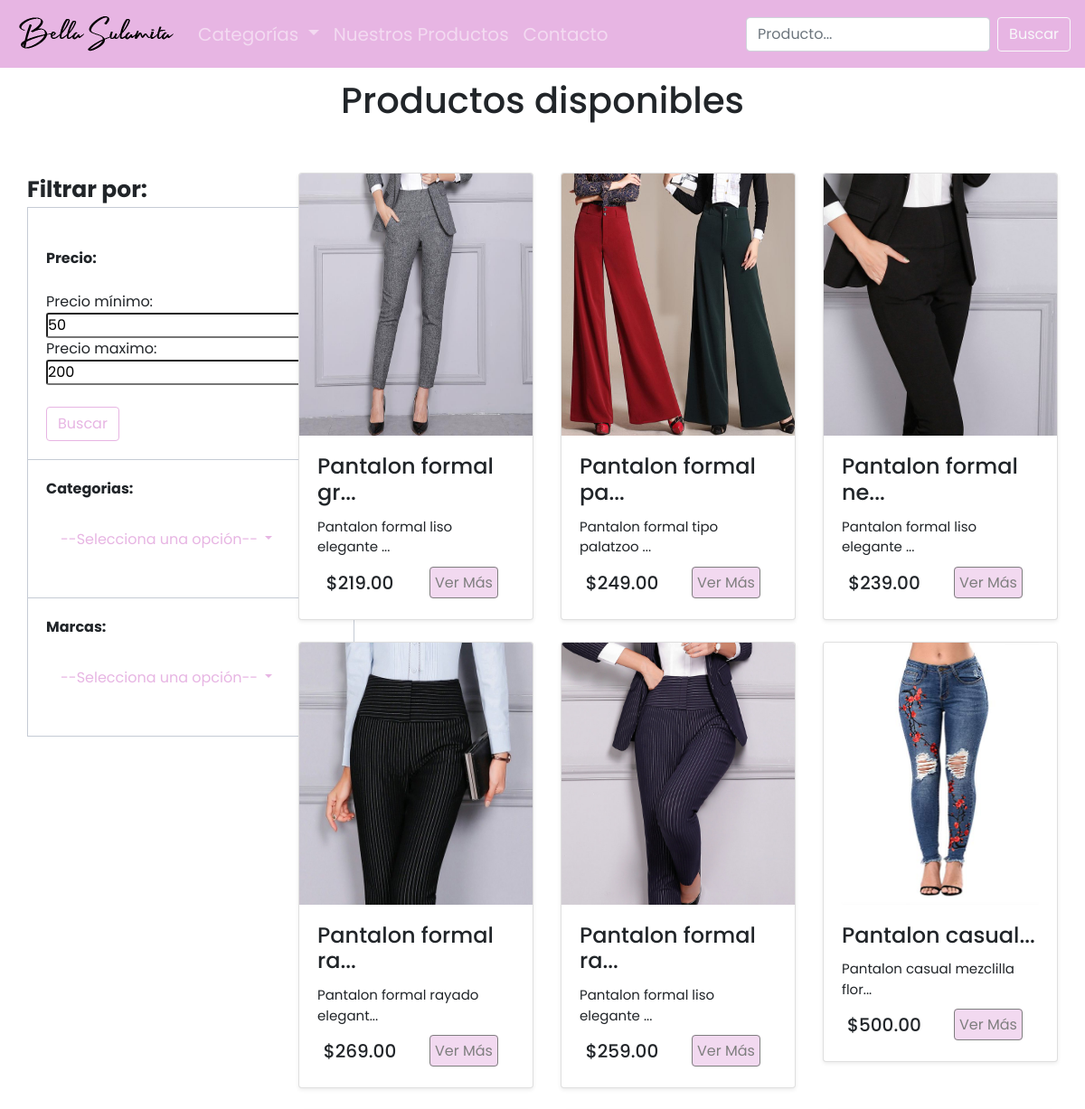
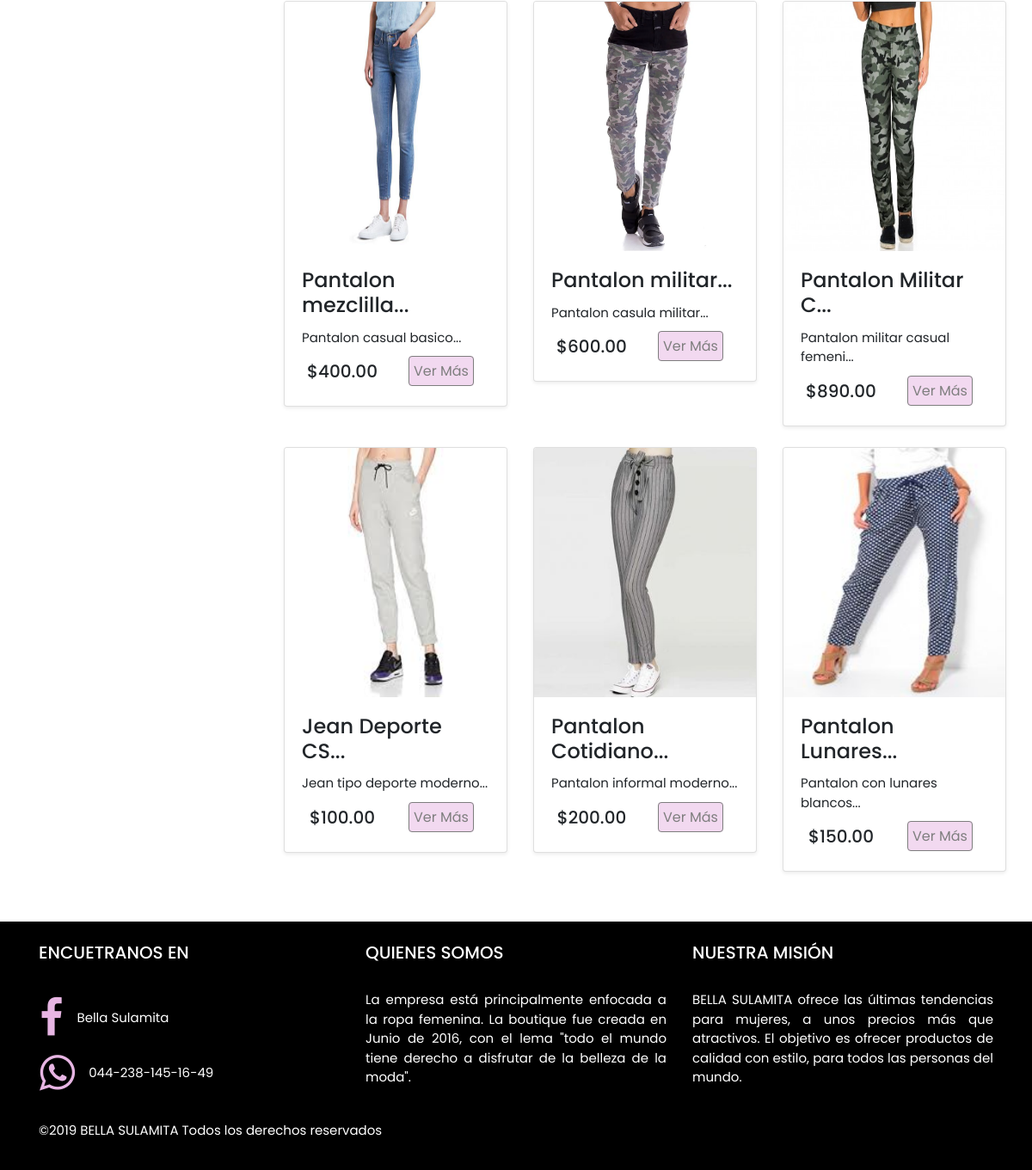
Before: /products.php?category=Pantalones with the older database file (2 pictures, top to bottom).
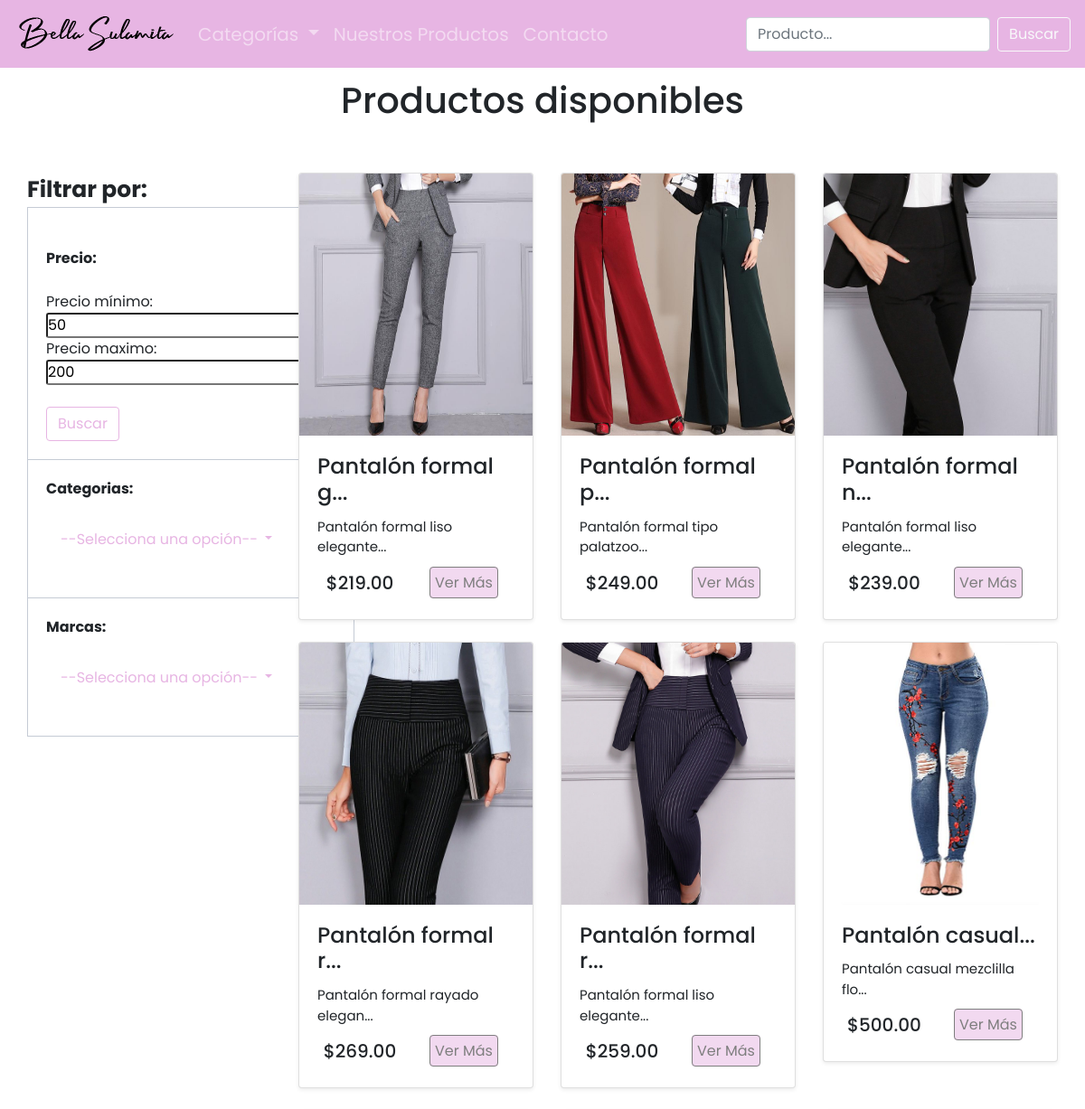
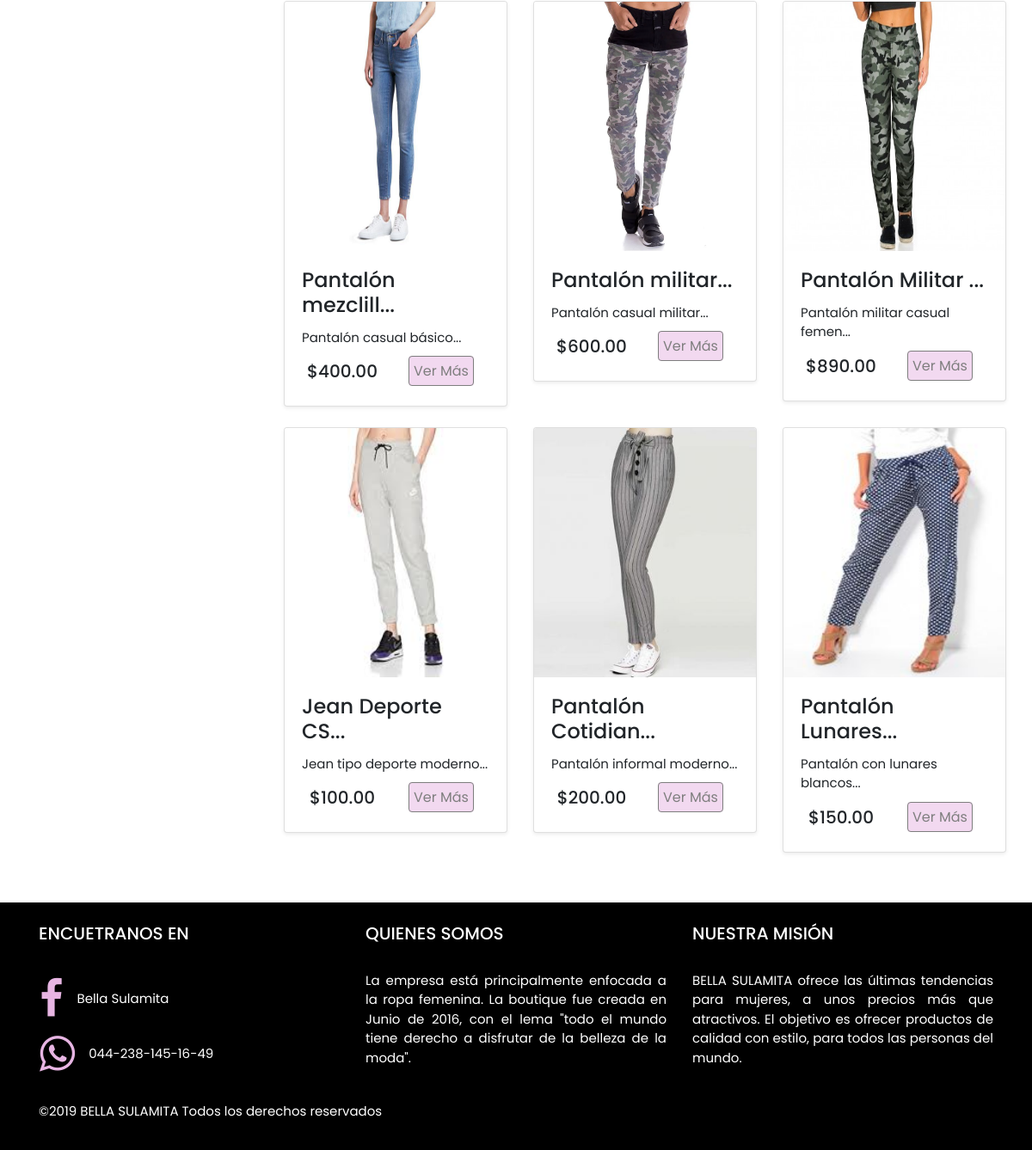
After: the same page with the newer database file (2 pictures, top to bottom).
### tables this page shows
CREATE TABLE `productos` (
  `id` int(11) NOT NULL,
  `id_categoria` int(11) NOT NULL,
  `imagen` varchar(600) NOT NULL,
  `nombre` varchar(100) NOT NULL,
  `description` text NOT NULL,
  `precio` float NOT NULL,
  `marca` varchar(50) NOT NULL,
  `color` varchar(100) NOT NULL,
  `talla` varchar(50) NOT NULL
);

### backend/modelo/BD.php (called while the page is built, shortened)
<?php
class BD {
    private $servername = "localhost";
    private $username = "root";
    private $password = "Fabian55";
    private $database = "bellaSulamita";
    public function __construct() {
        try {
            $this->conn = new PDO("mysql:host=$this->servername;dbname=$this->database", $this->username, $this->password);
        } catch (PDOException $e) {
            echo "Connection failed: " . $e->getMessage();
        }
    }
}

### backend/modelo/MProducto.php (called while the page is built, shortened)
<?php
class MProducto extends BD {
    public function consultarFiltroValores2($valor){
        try {
            $stmt = $this->conn->prepare("SELECT productos.* FROM categoria inner join productos on categoria.id = productos.id_categoria where categoria.categoria = :valor");
            $stmt->bindParam(':valor', $valor);
            $stmt->execute();
            return $stmt->fetchAll();
        } catch (PDOException $e) {
            echo "Error: " . $e->getMessage();
        }
    }
}

### backend/controlador/CProducto.php (the view, shortened to what this page needs)
<?php
class CProducto {
    private $modelo;
    public function __construct() {
        $this->modelo= new MProducto();
    }
    public function mostrarFiltroTodos($valor){
        $producto= $this->modelo->consultarFiltroValores2($valor);
        $acu="";
        foreach ($producto as $produ){
            $acu .= '<div class="col-xl-4 col-lg-6 col-sm-12">
                        <div id="productos" class="card mb-4 shadow-sm">
                            <a href="product.php?id='.$produ["id"].'"><img src="'.$produ["imagen"].'" class="card-img-top" alt="..."></a>
                            <div class="card-body">
                                <h4 class="card-title">'.substr($produ["nombre"],0,18).'...</h4>
                                <p class="card-text">'.substr($produ["description"],0,30).'...</p>
                                <div >
                                        <div class="row">
                                            <div class="col-6 d-flex justify-content-center align-items-center"><h5>$'. $produ["precio"] .'.00</h5></div>
                                            <div class="col-6"><a class="bot" href="product.php?id='.$produ["id"].'" class="btn btn-primary my-2">Ver Más</a></div>
                                        </div>
                                </div>
                            </div>
                        </div>
                    </div>';
        }
        return $acu;
    }
}

### products.php (shortened to what this page needs)
<?php
include_once './backend/modelo/BD.php';
include_once './backend/controlador/CProducto.php';
include_once './backend/modelo/MProducto.php';
$producto = new CProducto();
$cat=$_GET['category'];
$marca=$_GET['marca'];
if(isset($_POST["filtro1"])){
    $produc = $producto->mostrarFiltro1($_POST["precio1"], $_POST["precio2"]);
} elseif (isset($_GET["category"])) {
    $produc = $producto->mostrarFiltroTodos($cat);
} elseif(isset($_GET['marca'])){
    $produc=$producto->mostrarPorMarca($marca);
} else {
    $produc = $producto->mostrarTodos();
}
?>
<!DOCTYPE html>
<html>
    <head>
        <link rel="stylesheet" href="https://stackpath.bootstrapcdn.com/bootstrap/4.3.1/css/bootstrap.min.css">
        <link rel="stylesheet" href="style/css.css"/>
        <link rel="stylesheet" href="style/font-awesome.min.css">
        <link rel="stylesheet" href="Style/cssZoom.css">
    </head>
    <body>
        <nav class="navbar navbar-expand-lg navbar-dark" style="background-color: #E7B5E3" id="navbar">
            <a class="navbar-brand" href="index.php" id="principal"><img src="multimedia/BellaSulamita.png"></a>
            <div class="collapse navbar-collapse" id="navbarSupportedContent">
                <ul class="navbar-nav mr-auto">
                    <li class="nav-item dropdown">
                        <a class="nav-link dropdown-toggle" href="" id="navbarDropdown" role="button" data-toggle="dropdown" aria-haspopup="true" aria-expanded="false">
                            Categorías
                        </a>
                    </li>
                    <li class="nav-item">
                        <a class="nav-link" href="products.php">Nuestros Productos<span class="sr-only">(current)</span></a>
                    </li>
                    <li class="nav-item">
                        <a class="nav-link" href="contacto.php">Contacto</a>
                    </li>
                </ul>
                <form class="form-inline my-2 my-lg-0" method="get" action="resultadoBusqueda.php">
                    <input style="width: 270px;" class="form-control mr-sm-2" type="search" placeholder="Producto..." name="busqueda">
                    <input class="btn btn-outline-light my-2 my-sm-0" type="submit" value="Buscar">
                </form>
            </div>
        </nav>
        <div class="contenido">
            <br><h1>Productos disponibles</h1>
        </div>
        <div class="container-fluid">
            <div class="row">
                <div class="mt-5 col-md-3">
                    <div class="container">
                        <b style="font-size: 25px;">Filtrar por:</b>
                        <table style="width:100%;">
                            <tr>
                                <td>
                                    <div class="container" style="padding: 20px">
                                        <br>
                                        <b>Precio:</b>
                                        <form method="post" action="products.php"><br>
                                            Precio mínimo:
                                            <input min="50" step="50" style="border-radius: 3px" type="number" name="precio1" value="50"><br>
                                            Precio maximo:
                                            <input min="50" step="50" style="border-radius: 3px" type="number" name="precio2" value="200"><br><br>
                                            <input class="btn boton" type="submit" value="Buscar" name="filtro1">
                                        </form>
                                    </div>
                                </td>
                            </tr>
                            <tr>
                                <td>
                                    <div class="container" style="padding: 20px">
                                        <b>Categorias:</b>
                                        <form method="post" action="products.php"><br>
                                            <div class="dropdown">
                                                <a style="color: #E7B5E3 !important" class="nav-link dropdown-toggle" href="" id="navbarDropdown" role="button" data-toggle="dropdown" aria-haspopup="true" aria-expanded="false">
                                                    --Selecciona una opción--
                                                </a>
                                            </div>
                                            <br>
                                        </form>
                                    </div>
                                </td>
                            </tr>
                            <tr>
                                <td>
                                    <div class="container" style="padding: 20px">
                                        <b>Marcas:</b>
                                        <form method="post" action="products.php"><br>
                                            <div class="dropdown">
                                                <a style="color: #E7B5E3 !important" class="nav-link dropdown-toggle" href="" id="navbarDropdown" role="button" data-toggle="dropdown" aria-haspopup="true" aria-expanded="false">
                                                    --Selecciona una opción--
                                                </a>
                                            </div>
                                            <br>
                                        </form>
                                    </div>
                                </td>
                            </tr>
                        </table>
                    </div>
                </div>
                <div class="album mt-5 col-md-9">
                    <div class="container">
                        <div class="row">
                            <?php
                            if(!empty($produc)){
                                echo $produc;
                            }
                             ?>
                        </div>
                    </div>
                </div>
            </div>
        </div>
        <footer>
            <div class="container">
                <div class="row">
                    <div class="col-lg-4 col-md-12">
                        <br>
                        <h1>ENCUETRANOS EN</h1><br>
                        <div class="row flex align-items-center">
                            <a class="nav-link" href="https://www.facebook.com/Bella-Sulamita-247119685934411/?ref=search&__tn__=%2Cd%2CP-R&eid=ARCAs1xzJDxQprwBCAomq6iRiPfl3pcEfhqg-z06GWaKIyhRr89-dpNqvVaDoDGeYa6fA7nQUcmoEt_B"><i class="fa fa-facebook fa-3x"></i></a>
                            <p>Bella Sulamita</p>
                        </div>
                        <div class="row flex align-items-center">
                            <a class="nav-link" href="#"><i class="fa fa-whatsapp fa-3x"></i></a>
                            <p>044-238-145-16-49</p>
                        </div>
                    </div>
                    <div class="col-lg-4 col-md-12">
                        <br>
                        <h1>QUIENES SOMOS</h1><br>
                        <p>
                            La empresa está principalmente enfocada a la ropa femenina. La boutique fue creada en Junio de 2016, con el lema
                            "todo el mundo tiene derecho a disfrutar de la belleza de la moda".
                        </p>
                    </div>
                    <div class="col-lg-4 col-md-12">
                        <br>
                        <h1>NUESTRA MISIÓN</h1><br>
                        <P>
                            BELLA SULAMITA ofrece las últimas tendencias para mujeres, a unos precios más que atractivos.
                            El objetivo es ofrecer productos de calidad con estilo, para todos las personas del mundo.
                        </P>
                    </div>
                </div><br>
                <div class="row">
                    <div class="col-md-6 col-sm-12">
                        <P>©2019 BELLA SULAMITA Todos los derechos reservados</P>
                    </div>
                </div>
            </div>
        </footer>
    </body>
</html>

### Style/css.css (style rules this page uses)
body * { font-family: 'Poppins', sans-serif; }
.contenido { padding-top: 63px; }
#navbar { position: fixed; z-index: 99; width: 100%; font-size: 20px; }
#navbar #principal { font-size: 25px; }
div ul li a { align-content: center; }
div h5 { font-size: 80px; }
div p { font-size: 40px; }
div .card p { font-size: 15px; }
div .card img { height: 290px; }
div .card h5 { font-size: 20px; }
footer { color: white; background-color: #000000; }
footer h1 { font-size: 20px !important; text-align: left !important; }
.container { padding-bottom: 34px; }
footer a { display: inline-block; color: #E7B5E3; text-decoration: none; padding: 15px; }
footer p { font-size: 15px; margin-bottom: 0; text-align: justify; }
#productos { cursor: pointer; transition: all 0.2s ease-in-out; }
#productos .bot { color: black; background-color: #E7B5E3; border: 1px solid black; border-radius: 4px; cursor: pointer; transition: all 0.2s ease-in-out; opacity: 0.5; padding: 5px; text-decoration: none; }
table, th, td { border: 1px solid rgb(197, 203, 213); border-collapse: collapse; }
div h1 { text-align: center; }
#productos { transition: all 0.5s; }
*,*:after, *:before { margin: 0; padding: 0; -webkit-box-sizing: border-box; -moz-box-sizing: border-box; box-sizing: border-box; }
.boton { border-color: #E7B5E3; background-color: white; color: #E7B5E3; }

### Style/cssZoom.css (style rules this page uses)
* { box-sizing: border-box; }

Changed rows visible on the page:
changed productos: nombre "Pantalon formal gr" → "Pantalón formal g"; description "Pantalon formal liso elegante" → "Pantalón formal liso elegante"
changed productos: nombre "Pantalon formal pa" → "Pantalón formal p"; description "Pantalon formal tipo palatzoo" → "Pantalón formal tipo palatzoo"
changed productos: nombre "Pantalon formal ne" → "Pantalón formal n"; description "Pantalon formal liso elegante" → "Pantalón formal liso elegante"
changed productos: nombre "Pantalon formal ra" → "Pantalón formal r"; description "Pantalon formal rayado elegant" → "Pantalón formal rayado elegan"
changed productos (number 5 of 12 on the later page): nombre "Pantalon formal ra" → "Pantalón formal r"; description "Pantalon formal liso elegante" → "Pantalón formal liso elegante"
changed productos: nombre "Pantalon casual" → "Pantalón casual"; description "Pantalon casual mezclilla flor" → "Pantalón casual mezclilla flo"
changed productos: nombre "Pantalon mezclilla" → "Pantalón mezclill"; description "Pantalon casual basico" → "Pantalón casual básico"
changed productos: nombre "Pantalon militar" → "Pantalón militar"; description "Pantalon casula militar" → "Pantalón casual militar"
changed productos: nombre "Pantalon Militar C" → "Pantalón Militar"; description "Pantalon militar casual femeni" → "Pantalón militar casual femen"
changed productos: nombre "Pantalon Cotidiano" → "Pantalón Cotidian"; description "Pantalon informal moderno" → "Pantalón informal moderno"
changed productos: nombre "Pantalon Lunares" → "Pantalón Lunares"; description "Pantalon con lunares blancos" → "Pantalón con lunares blancos"
